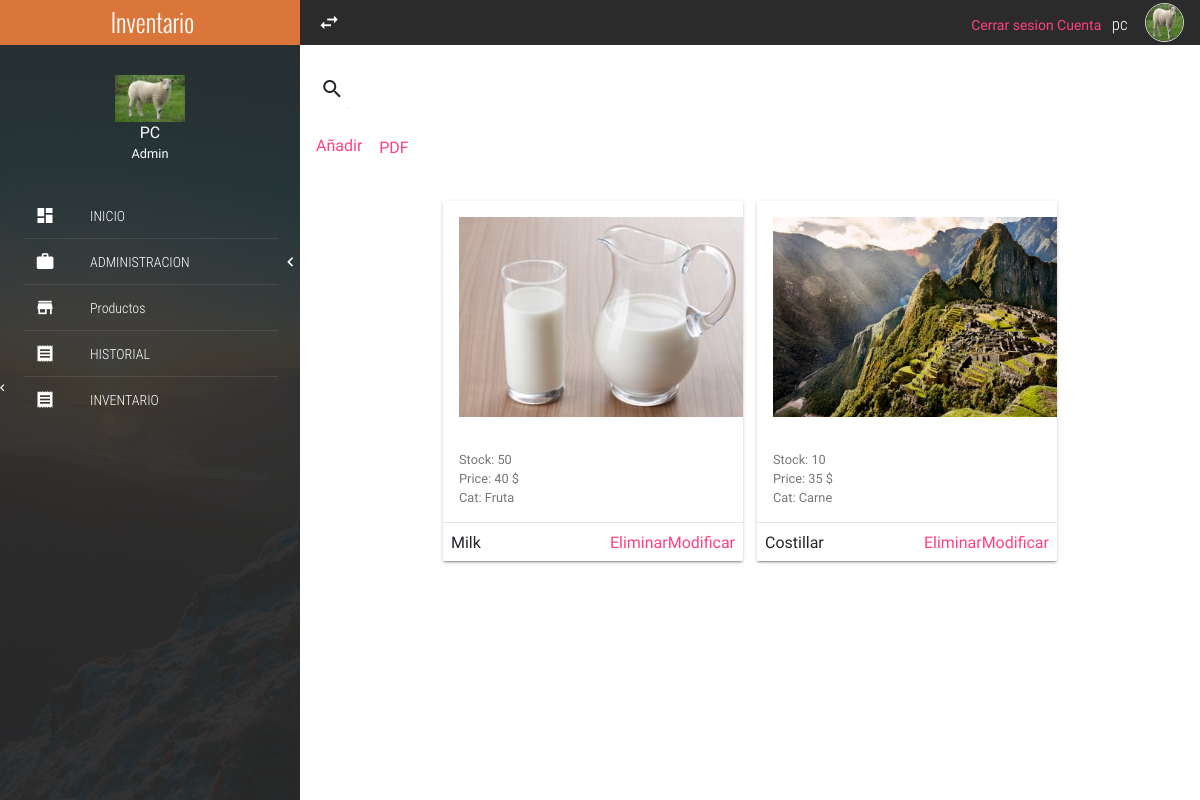
The page /products/ (signed in) on the database its author committed.
### accounts/models.py (models this page shows, shortened)
class Account(models.Model):
    user = models.OneToOneField(User, on_delete=models.CASCADE)
    photo = models.ImageField(default='default.jpg',upload_to='profile_pics')

### products/models.py (models this page shows, shortened)
class Product(models.Model):
	barcode = models.IntegerField()
	name = models.CharField(max_length=20)
	units = models.IntegerField()
	price = models.IntegerField()
	disc = models.IntegerField()
	cat = models.ForeignKey(Category, on_delete = models.SET_NULL, null=True)
	prov = models.ForeignKey(Provider, on_delete = models.SET_NULL, null=True)
	stat = models.IntegerField(
		null=False, blank=False,
		choices=product_status,
		default=1,
	)
	img = models.ImageField(upload_to='pics')

### categoria/models.py (models this page shows)
class Category(models.Model):
	name = models.CharField(max_length = 50)
	desc = models.CharField(max_length = 150)
	def __str__(self):
		return self.name

### products/views.py (the view)
# urls.py: path('',listProduct,name='listProduct'),
def listProduct(request):
	context = {
		'prods' : Product.objects.all(),
	}
	return render(request, 'products/products.html',context)

### products/templates/products/products.html (shortened to what this page needs)
{% extends 'index.html' %}
{% block content %}
		<div class="mdl-tabs mdl-js-tabs mdl-js-ripple-effect">
			<div>
				<div class="mdl-grid">
					<div class="mdl-cell mdl-cell--4-col-phone mdl-cell--8-col-tablet mdl-cell--12-col-desktop">
						<form action="#">
							<div class="mdl-textfield mdl-js-textfield mdl-textfield--expandable">
								<label class="mdl-button mdl-js-button mdl-button--icon" for="searchProduct">
									<i class="zmdi zmdi-search"></i>
								</label>
							</div>
						</form>
						<a href="{% url 'addProduct' %}">Añadir</a>
						<a href="{% url 'tablaPDF' %}" class = "btn btn-succes">PDF</a>
						<div class="full-width text-center" style="padding: 30px 0;">
							{% for prod in prods %}
							<div class="mdl-card mdl-shadow--2dp full-width product-card">
								<div class="mdl-card__title">
									<img src="{{prod.img.url}}" width="400" height="200" alt="product">
								</div>
								<div class="mdl-card__supporting-text">
									<small>Stock: {{prod.units}} </small><br>
									<small>Price: {{prod.price}} $</small><br>
									<small>Cat: {{prod.cat}} </small>
								</div>
								<div class="mdl-card__actions mdl-card--border">
									{{prod.name}}
									<a href = "{% url 'updateProduct' prod.id %}">Modificar</a>
									<a href = "{% url 'deleteProduct' prod.id %}">Eliminar</a>
								</div>
							</div>
							{% endfor %}
						</div>
					</div>
				</div>
			</div>
		</div>
	</section>
{% endblock %}

### templates/index.html (shortened to what this page needs)
{% load static %}
<!DOCTYPE html>
<html lang="es">
<head>
	<link rel="stylesheet" href="http://cdn.jsdelivr.net/npm/bootstrap@4.1.3/dist/css/bootstrap.min.css">
	<link rel="stylesheet" href="{% static 'css/normalize.css' %}">
	<link rel="stylesheet" href="{% static 'css/sweetalert2.css' %}">
	<link rel="stylesheet" href="{% static 'css/material.min.css' %}">
	<link rel="stylesheet" href="{% static 'css/material-design-iconic-font.min.css' %}">
	<link rel="stylesheet" href="{% static 'css/jquery.mCustomScrollbar.css' %}">
	<link rel="stylesheet" href="{% static 'css/main.css' %}">
</head>
<body>
	<section class="full-width navLateral">
		<div class="full-width navLateral-bg btn-menu"></div>
		<div class="full-width navLateral-body">
			<div class="full-width navLateral-body-logo text-center tittles">
				 Inventario
			</div>
			<figure class="full-width navLateral-body-tittle-menu">
				<div>
					<img src="{{ user.account.photo.url }}" alt="Avatar" class="img-responsive">
				</div>
				<figcaption>
					<span>
						{{ user.username | upper }}<br>
						<small>Admin</small>
					</span>
				</figcaption>
			</figure>
			<nav class="full-width">
				<ul class="full-width list-unstyle menu-principal">
					<li class="full-width">
						<a href="{% url 'homePage' %}" class="full-width">
							<div class="navLateral-body-cl">
								<i class="zmdi zmdi-view-dashboard"></i>
							</div>
							<div class="navLateral-body-cr">
								INICIO
							</div>
						</a>
					</li>
					<li class="full-width divider-menu-h"></li>
					<li class="full-width">
						<a href="#" class="full-width btn-subMenu">
							<div class="navLateral-body-cl">
								<i class="zmdi zmdi-case"></i>
							</div>
							<div class="navLateral-body-cr">
								ADMINISTRACION
							</div>
							<span class="zmdi zmdi-chevron-left"></span>
						</a>
					</li>
					<li class="full-width divider-menu-h"></li>
					<li class="full-width">
						<a href="{% url 'listProduct' %}" class="full-width">
							<div class="navLateral-body-cl">
								<i class="zmdi zmdi-store"></i>
							</div>
							<div class="navLateral-body-cr">
								Productos
							</div>
						</a>
					</li>
					<li class="full-width divider-menu-h"></li>
					<li class="full-width">
						<a href="{% url 'historial' %}" class="full-width">
							<div class="navLateral-body-cl">
								<i class="zmdi zmdi-receipt"></i>
							</div>
							<div class="navLateral-body-cr">
								HISTORIAL
							</div>
							<span class="zmdi zmdi-chevron-left"></span>
						</a>
					</li>
					<li class="full-width divider-menu-h"></li>
					<li class="full-width">
						<a href="{% url 'inventory' %}" class="full-width">
							<div class="navLateral-body-cl">
								<i class="zmdi zmdi-receipt"></i>
							</div>
							<div class="navLateral-body-cr">
								INVENTARIO
							</div>
						</a>
					</li>
				</ul>
			</nav>
		</div>
	</section>
	<section class="full-width pageContent">
		<div class="full-width navBar">
			<div class="full-width navBar-options">
				<i class="zmdi zmdi-swap btn-menu" id="btn-menu"></i>
				<nav class="navBar-options-list">
					<ul class="list-unstyle">
						<a href="{% url 'logout' %}">Cerrar sesion</a>
						<a href="{% url 'account' %}">Cuenta</a>
						<li class="text-condensedLight noLink" ><small>{{user.username}}</small></li>
						<li class="noLink">
							<figure >
								<img  src="{{ user.account.photo.url }}" alt="Avatar" class="img-responsive">
							</figure>
						</li>
					</ul>
				</nav>
			</div>
		</div>
		{% block content %}{% endblock %}
</body>
</html>

### static/css/main.css (style rules this page uses)
:root { --color-text: #3F51B5; --primary-color: #2B2B2C; --acent-color: #DB763B; }
html, body { width: 100%; height: 100%; margin: 0; padding: 0; font-size: 16px; font-family: "RobotoRegular"; position: relative; background-color: #fff; }
.text-condensedLight { font-family: "RobotoCondensedLight"; }
.text-center { text-align: center; }
.tittles { font-family: "OswaldLight"; }
.mdl-textfield { width: 100%; }
.full-width { margin: 0; padding: 0; width: 100%; box-sizing: border-box; }
.list-unstyle { margin: 0; padding: 0; list-style: none; box-sizing: border-box; }
.img-responsive { width: 100%; height: auto; }
.divider-menu-h { height: 0; border-top: 1px solid rgba(255, 255, 255, .09); width: 85%; margin: 0 auto; }
.navBar { background-color: var(--primary-color); height: 45px; color: #fff; }
.navBar-options { line-height: 45px; height: 45px; position: absolute; width: 100%; top: 0; right: 0; padding: 0; transition: all .3s ease-in-out; }
.navBar-options .btn-menu, .navBar-options-list { line-height: 45px; position: absolute; top: 0; height: 45px; margin: 0; padding: 0; }
.navBar-options .btn-menu { width: 40px; left: 0; font-size: 23px; cursor: pointer; user-select: none; text-align: center; outline: none; margin-left: 9px; }
.navBar-options-list { right: 9px; }
.navBar-options-list .noLink { cursor: inherit !important; }
.navBar-options-list ul { height: 45px; }
.navBar-options-list ul li { height: 45px; line-height: 45px; cursor: pointer; display: inline-block; padding: 0 7px; font-size: 21px; -moz-user-select: none; -webkit-user-select: none; -ms-user-select: none; }
.navBar-options-list ul li { outline: none; }
.navBar-options-list ul li figure, .navBar-options-list ul li figure img { margin: 0; padding: 0; padding-top: 0; margin-top: 0; box-sizing: border-box; }
.navBar-options-list ul li figure { height: 45px; }
.navBar-options-list ul li figure img { border: 1px solid #E1E1E1; border-radius: 50%; width: 39px; height: 39px; margin-bottom: 3px; }
.navLateral, .navLateral-body, .navLateral-bg { position: absolute; top: 0; height: 100%; }
.navLateral { left: 0; width: 300px; z-index: 100; transition: all .3s ease-in-out; background-image: url("../assets/img/FontNavLateral.jpg"); background-size: cover; color: #fff; overflow: hidden; }
.navLateral-body { z-index: 82; left: 0; padding-bottom: 30px; background-color: rgba(43, 43, 44, .9); }
.navLateral-body-logo { height: 45px; line-height: 45px; color: #fff; width: 100%; font-size: 25px; background-color: var(--acent-color); }
.navLateral-body-cl, .navLateral-body-cr { box-sizing: border-box; height: 77px; float: left; margin: 0; padding: 0; position: relative; }
.navLateral-body-cl { width: 30%; }
.navLateral-body-cr { width: 70%; font-family: "RobotoCondensedLight"; }
.navLateral-body-tittle-menu { text-align: center; padding: 30px 0; }
.navLateral-body-tittle-menu img { max-width: 70px; }
.menu-principal li, .menu-principal li a { display: block; }
.menu-principal li a { height: 45px; color: #fff; position: relative; transition: all .3s ease-in-out; }
.menu-principal li a div.navLateral-body-cl, .menu-principal li a div.navLateral-body-cr { height: 45px; line-height: 45px; }
.menu-principal li a div.navLateral-body-cl { text-align: center; font-size: 20px; }
.btn-subMenu span { position: absolute; top: 0; right: 7px; line-height: 45px; height: 45px; font-size: 19px; }
.pageContent { padding-left: 300px; width: 100%; height: 100%; overflow: hidden; z-index: 77; background-color: #fff; transition: all .3s ease-in-out; }
.product-card { display: inline-block; margin: 5px; width: 300px; text-align: left; }
.product-card .mdl-card__actions button, .product-card .mdl-card__actions a { float: right; }

### rows shown on the page
Product: img (picture), units "50", price "40", cat "Fruta", name "Milk"
Product: img (picture), units "10", price "35", cat "Carne", name "Costillar"

### other values the page prints
{{ user.username | upper }} "PC"
{{ user.username }} "pc"
